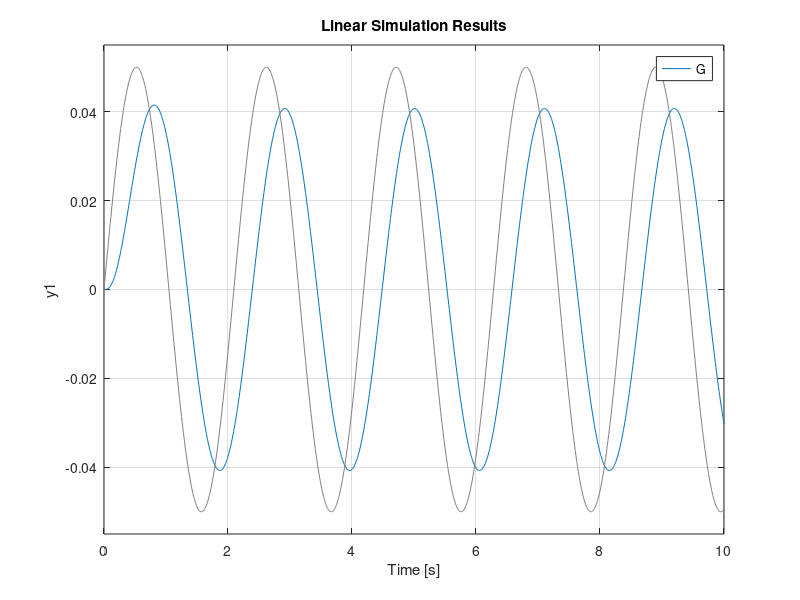
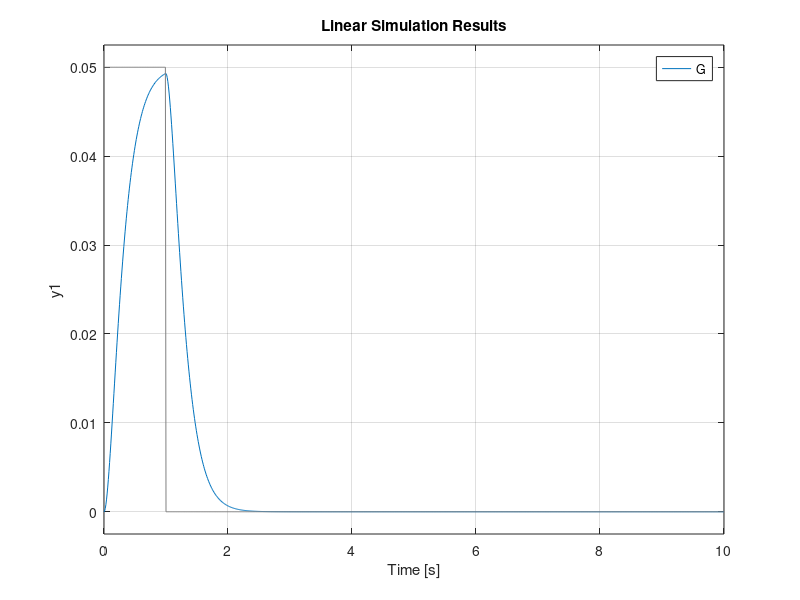
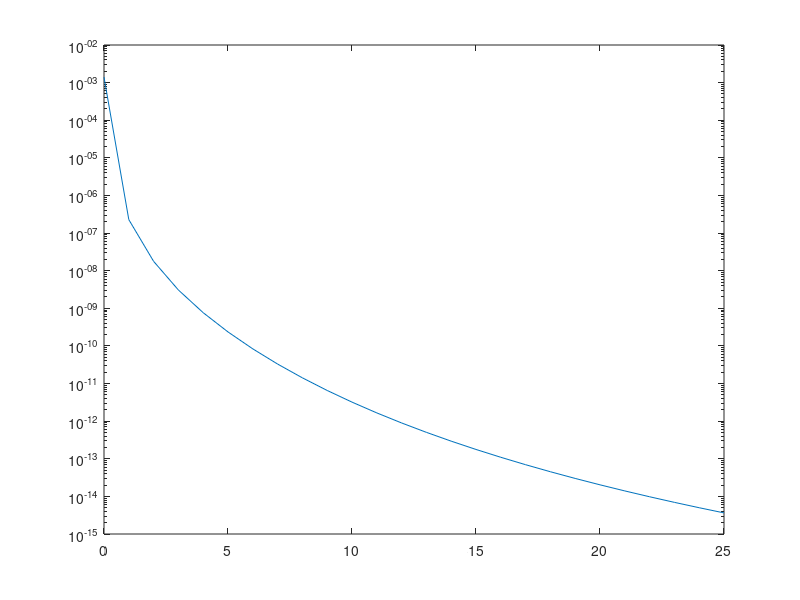

Reproduce these figures in MATLAB, in order.
clc;
clear all;
% close all;

%%task 2

m_p = 0.16; %kg
c_p = 0.4; %Ns/m
k_p = 6.32; %N/m
w_n = sqrt(k_p/m_p);
zeta= c_p/(2*sqrt(k_p*m_p));
% c_p1 = 0;
% d_d = 2*zeta*w_n*m_p;
% d_p = (w_n)^2*m_p - k_p;
coeff= 0;
% d_d_mat=[0.01 0.1 1 10 100  ];
% d_p_mat=[0.01 0.1 1 10 100  ];
% for l1=1:length(d_d_mat)
%     d_d=d_d_mat(l1);
%  for l2=1:length(d_p_mat)
%     d_p=d_p_mat(l2);
% for d_d=0:0.2:1
%     for d_p=0:0.2:1
% coeff=coeff +1;    
% H = tf([0,2*zeta*w_n,w_n^2],[1,2*zeta*w_n,w_n^2]);
% d_d = 1;
d_d= 2*m_p*w_n; %crtically damped
d_p = 0;
G = tf([0,0,k_p],[m_p,d_d,k_p+d_p]);
% bode(G)
%% sine excitation
t = 0:0.01:10;
excitation_sin = 0.05*sin(3*t);

% figure()
% plot(t,excitation_sin)

figure(1)
lsim(G,excitation_sin,t) % sine excitation
hold on;
 %% Impulse
stepinput = 0.05*ones([1 length(t)]);
for i = 101:length(t)
   stepinput(i) = 0; 
end

figure(2)
lsim(G,stepinput,t) % impulse excitation
hold on;
 %%PSD
w = 0:25;
PSD = (4.028e-7)./((2.88e-4)+(0.68*w.^2)+w.^4);
Hfreqdomain = freqresp(G,w);
G = abs(Hfreqdomain(:))';
PSD = G.^2.*PSD;

figure(3)
semilogy(w,PSD)
hold on;
% 
% 
% w_calc= sqrt((k_p+d_p)/m_p);
% zeta_calc = d_d / (2*m_p*w_n);
% utsav(1,coeff)=d_d;
% utsav(2,coeff)=d_p;
%  end
% end
